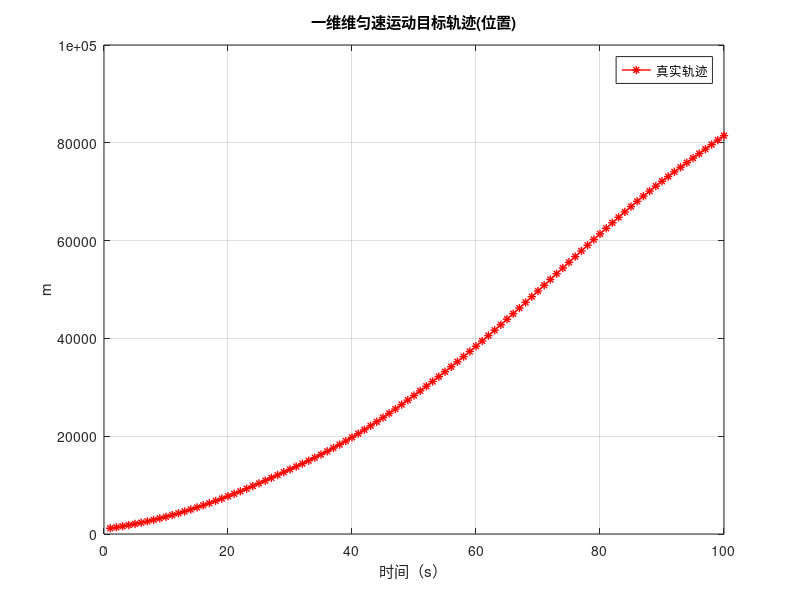
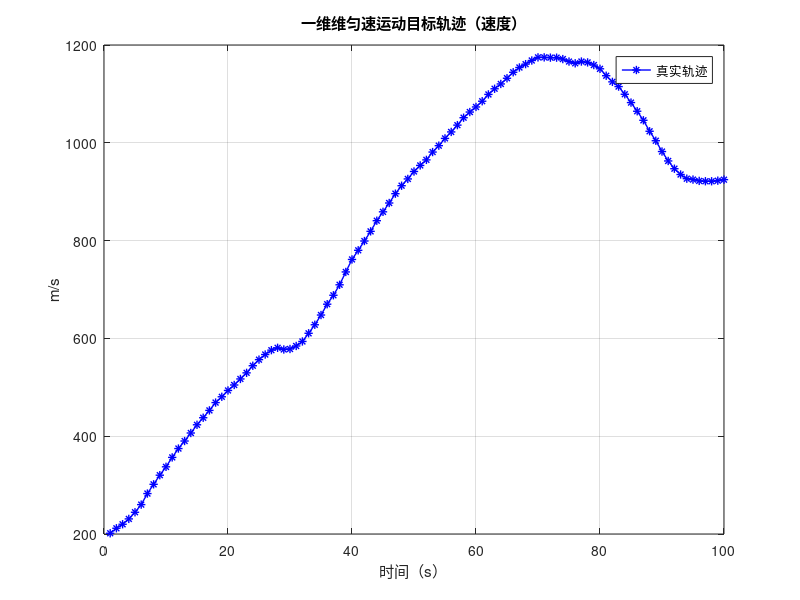
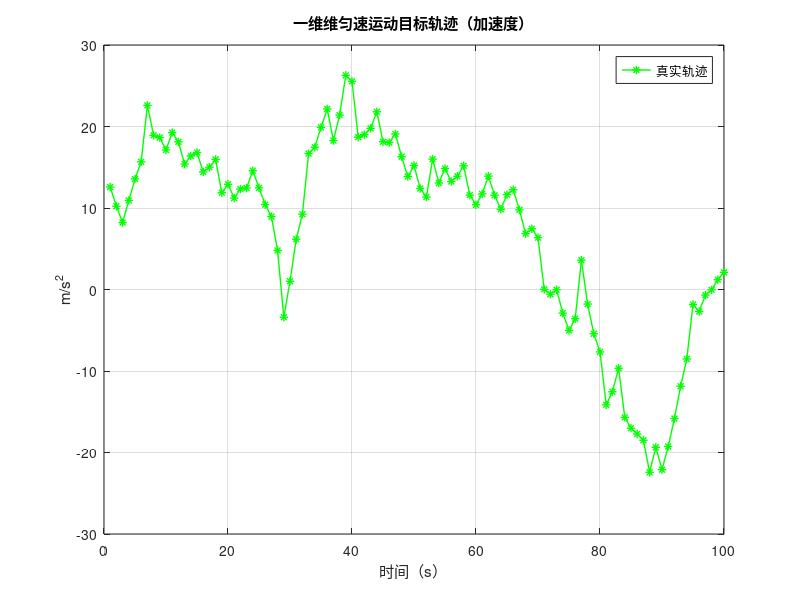

These figures' MATLAB source, in order:
%% 一维匀加速CA运动目标轨迹       
clc;
clear all;
close all;
n=3; % state dimension : 3
T=1; % sample time.
N=100; %the runs atime，跟踪总时长
w_mu=[0]';
%% target model
q=3; % 目标运动学标准差，过程噪声
Qk=q^2*eye(1);% cov. of process noise
% state matrix
Fk= [1 T T^2/2  
     0 1  T 
     0 0 1]; %
 Gk= [ T^2/2  
       T      
       1]; %
   
   
% 
%% define parameter
sV=zeros(n,N,1,1); % state
x=[1000,200,10]';
P_0=diag([1e5,10^2, 10^1]); 

x0=mvnrnd(x,P_0); % 初始状态
%x0=(x+normrnd(0,0.001)')';
x=x0';
for k=1:N
   %% %%%%%%% target model %%%%%%%%%%%%%%%%%%%%
   %% 目标运动学模型(被跟踪目标建模)，匀速运动CV模型
    w=mvnrnd(w_mu',Qk)';%过程噪声方差
    x=Fk*x+Gk*w;
    sV(:,k,1,1)=x;

end
% 一维匀速CV运动目标轨迹 
ii=1:N;
%
figure
plot(ii,sV(1,:,1,1),'-*r','LineWidth',1)
grid on
xlabel('时间（s）');ylabel('m');
legend('真实轨迹')
title('一维维匀速运动目标轨迹(位置)')
figure
plot(ii,sV(2,:,1,1),'-*b','LineWidth',1)
grid on
xlabel('时间（s）');ylabel('m/s');
legend('真实轨迹')
title('一维维匀速运动目标轨迹（速度）')

figure
plot(ii,sV(3,:,1,1),'-*g','LineWidth',1)
grid on
xlabel('时间（s）');ylabel('m/s^2');
legend('真实轨迹')
title('一维维匀速运动目标轨迹（加速度）')

